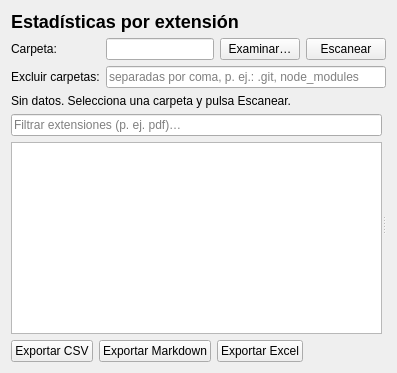
<?xml version="1.0" encoding="UTF-8"?>
<ui version="4.0">
 <class>PageStats</class>
 <widget class="QWidget" name="PageStats">
  <layout class="QVBoxLayout" name="mainLayout">
   <item>
    <widget class="QLabel" name="lblTitle">
     <property name="text"><string>Estadísticas por extensión</string></property>
     <property name="styleSheet"><string>font-size: 18px; font-weight: bold;</string></property>
    </widget>
   </item>
   <item>
    <layout class="QGridLayout" name="gridOptions">
     <item row="0" column="0">
      <widget class="QLabel" name="lblDir"><property name="text"><string>Carpeta:</string></property></widget>
     </item>
     <item row="0" column="1">
      <widget class="QLineEdit" name="editDirectory"/>
     </item>
     <item row="0" column="2">
      <widget class="QPushButton" name="btnBrowse"><property name="text"><string>Examinar…</string></property></widget>
     </item>
     <item row="0" column="3">
      <widget class="QPushButton" name="btnScan"><property name="text"><string>Escanear</string></property></widget>
     </item>
     <item row="1" column="0">
      <widget class="QLabel" name="lblExclude"><property name="text"><string>Excluir carpetas:</string></property></widget>
     </item>
     <item row="1" column="1" colspan="3">
      <widget class="QLineEdit" name="editExcludeDirs">
       <property name="placeholderText"><string>separadas por coma, p. ej.: .git, node_modules</string></property>
      </widget>
     </item>
    </layout>
   </item>
   <item>
    <widget class="QLabel" name="lblSummary">
     <property name="text"><string>Sin datos. Selecciona una carpeta y pulsa Escanear.</string></property>
    </widget>
   </item>
   <item>
    <widget class="QSplitter" name="splitter">
     <property name="orientation"><enum>Qt::Horizontal</enum></property>
     <widget class="QWidget" name="tableSide">
      <layout class="QVBoxLayout" name="tableLayout">
       <property name="leftMargin"><number>0</number></property>
       <property name="topMargin"><number>0</number></property>
       <property name="rightMargin"><number>0</number></property>
       <property name="bottomMargin"><number>0</number></property>
       <item>
        <widget class="QLineEdit" name="editFilter">
         <property name="placeholderText"><string>Filtrar extensiones (p. ej. pdf)…</string></property>
        </widget>
       </item>
       <item>
        <widget class="QTableView" name="tableView">
         <property name="sortingEnabled"><bool>true</bool></property>
         <property name="alternatingRowColors"><bool>true</bool></property>
        </widget>
       </item>
      </layout>
     </widget>
     <widget class="QWidget" name="chartContainer">
      <layout class="QVBoxLayout" name="chartLayout">
       <property name="leftMargin"><number>0</number></property>
       <property name="topMargin"><number>0</number></property>
       <property name="rightMargin"><number>0</number></property>
       <property name="bottomMargin"><number>0</number></property>
      </layout>
     </widget>
    </widget>
   </item>
   <item>
    <layout class="QHBoxLayout" name="exportLayout">
     <item>
      <widget class="QPushButton" name="btnExportCsv"><property name="text"><string>Exportar CSV</string></property></widget>
     </item>
     <item>
      <widget class="QPushButton" name="btnExportMd"><property name="text"><string>Exportar Markdown</string></property></widget>
     </item>
     <item>
      <widget class="QPushButton" name="btnExportXlsx"><property name="text"><string>Exportar Excel</string></property></widget>
     </item>
     <item>
      <spacer name="exportSpacer">
       <property name="orientation"><enum>Qt::Horizontal</enum></property>
       <property name="sizeHint" stdset="0"><size><width>40</width><height>10</height></size></property>
      </spacer>
     </item>
    </layout>
   </item>
  </layout>
 </widget>
 <resources/>
 <connections/>
</ui>
